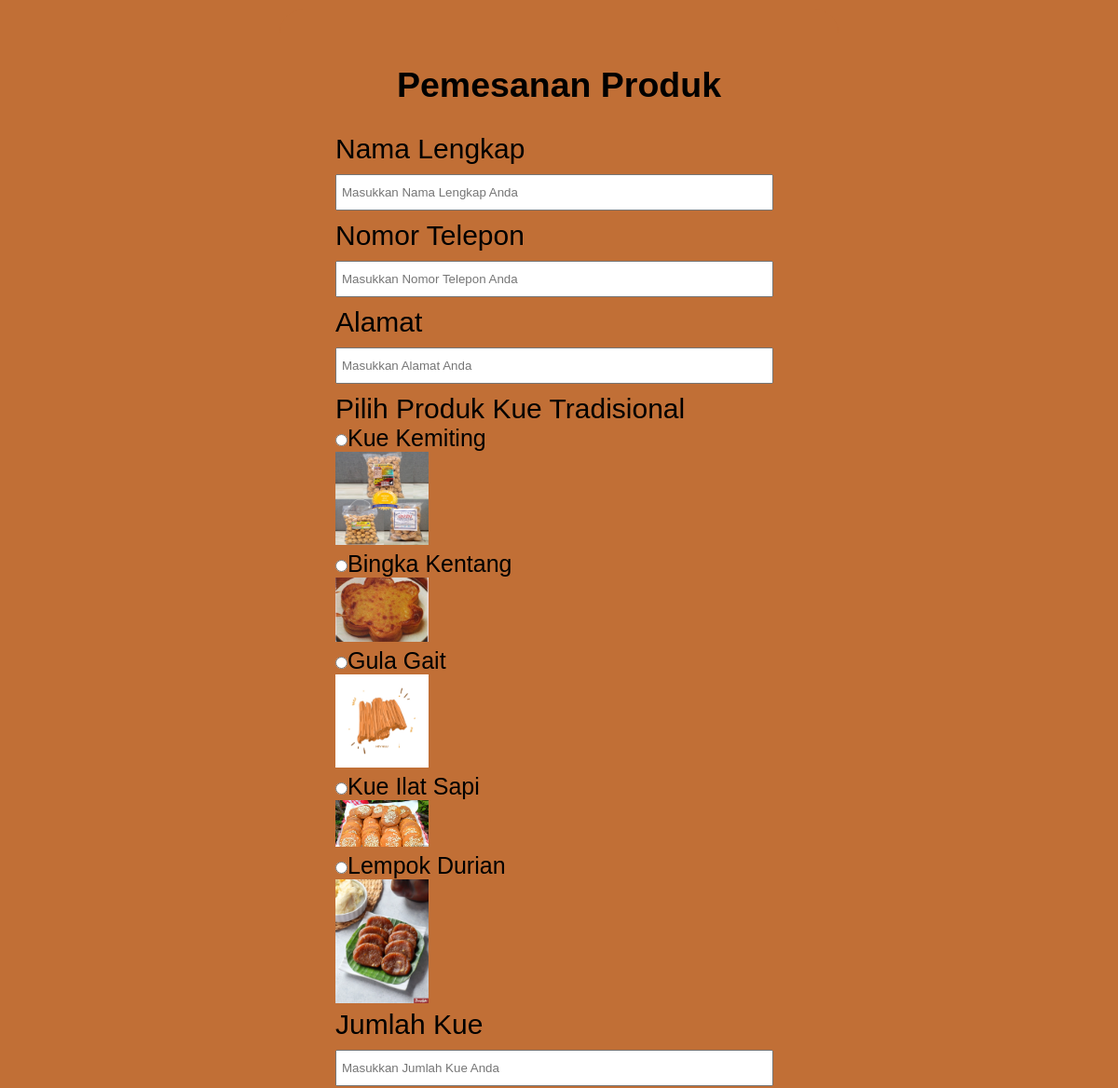
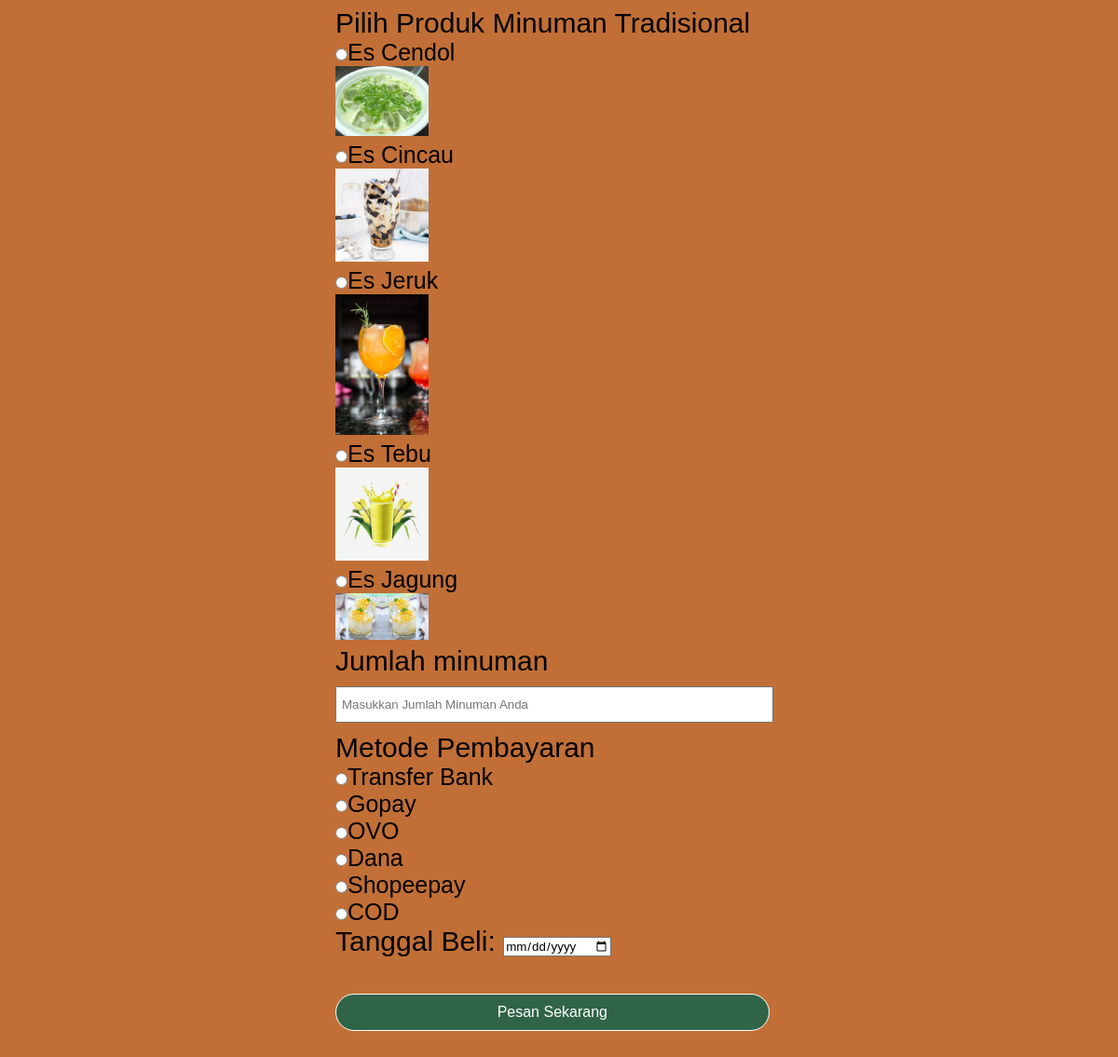
Page /transaksi.php on the committed database (2 pictures, top to bottom).
### tables this page shows
CREATE TABLE `kue` (
  `id_k` int(11) NOT NULL,
  `nama_kue` varchar(100) NOT NULL,
  `harga_kue` int(11) NOT NULL,
  `info_kue` varchar(100) NOT NULL,
  `foto_kue` varchar(255) NOT NULL
);

CREATE TABLE `minuman` (
  `id_m` int(11) NOT NULL,
  `nama_minum` varchar(100) NOT NULL,
  `harga_minum` int(11) NOT NULL,
  `info_minum` varchar(100) NOT NULL,
  `foto_minum` varchar(255) NOT NULL
);

### transaksi.php (the view, shortened to what this page needs)
<?php
    require 'config.php';
?>
<!DOCTYPE html>
<html lang="en">
<head>
    <link rel="stylesheet" href="style.css">
</head>
<body>
    <div class="container regis">
        <div class="judul">
            <h2>Pemesanan Produk</h2>
        </div>
        <div class="form">
            <form action="" method="post">
                <label for="username">Nama Lengkap</label><br>
                <input type="text" name="nama" class="input" placeholder="Masukkan Nama Lengkap Anda"><br>
                <label for="telepon">Nomor Telepon</label><br>
                <input type="number" name="telepon" class="input" placeholder="Masukkan Nomor Telepon Anda"><br>
                <label for="pemesanan">Alamat</label><br>
                <input type="text" name="alamat" class="input" placeholder="Masukkan Alamat Anda"> <br>
                <label for="pemesanan">Pilih Produk Kue Tradisional</label><br>
                <?php
                    $select = mysqli_query($db, "SELECT * FROM kue");
                    while($row = mysqli_fetch_array($select)){
                ?>
                <tr>
                    <td ><input type="radio" name="nama_kue" value="<?=$row['nama_kue'] ?>"><?=$row['nama_kue'] ?><br></td>
                    <td><img src="img/<?=$row['foto_kue']?>" alt="" width="100px"></td><br>
                </tr>
                <?php
                    }
                ?>
                <label for="pemesanan">Jumlah Kue</label><br>
                <input type="number" name="jumlah_kue" class="input" placeholder="Masukkan Jumlah Kue Anda">
                <label for="pemesanan">Pilih Produk Minuman Tradisional</label><br>
                <?php
                    $select1 = mysqli_query($db, "SELECT * FROM minuman");
                    while($row1 = mysqli_fetch_array($select1)){
                ?>
                <tr>
                    <td ><input type="radio" name="nama_minum" value="<?=$row1['nama_minum'] ?>"><?=$row1['nama_minum'] ?></td><br>
                    <td><img src="img/<?=$row1['foto_minum']?>" alt="" width="100px"></td><br>
                </tr>
                <?php
                    }
                ?>
                <label for="pemesanan">Jumlah minuman</label><br>
                <input type="number" name="jumlah_minum" class="input" placeholder="Masukkan Jumlah Minuman Anda">
                <label for="pemesanan">Metode Pembayaran</label><br>
                <input type="radio" name="metode_transaksi" value="Transfer Bank">Transfer Bank<br/>
                <input type="radio" name="metode_transaksi" value="Gopay">Gopay<br/>
                <input type="radio" name="metode_transaksi" value="OVO">OVO<br/>
                <input type="radio" name="metode_transaksi" value="Dana">Dana<br/>
                <input type="radio" name="metode_transaksi" value="Shopeepay">Shopeepay<br/>
                <input type="radio" name="metode_transaksi" value="COD">COD<br/>
                <label for="pemesanan">Tanggal Beli: </label>
                <input type="date" name="tanggal_beli" id=""> <br> <br>
                <input type="submit" name="transaksi" class="submit" value="Pesan Sekarang"><br><br>
            </form>
        </div>
    </div>
</body>
</html>

### style.css (style rules this page uses)
* { margin: 0; padding: 0; font-family: Arial, Helvetica, sans-serif; }
label { font-size: larger; }
* { margin: 0; padding: 0; }
body { background-color: #C16F36; }
.container { width: 50%; padding: 5%; margin: auto; margin-top: 10px; margin-bottom: 10px; box-sizing: border-box; background-color: #C16F36; border-radius: 25px; font-size: 25px; font-family: 'Poppins', sans-serif; }
h2 { text-align: center; }
.form { padding-top: 30px; }
.input { margin: 10px 0px; padding: 10px 5px; width: 95%; }
.submit { margin-top: 10px; padding: 10px; width: 97%; border: 1px solid; border-radius: 50px; font-size: medium; background-color: rgb(48, 100, 71); color: white; }

### rows in the picture
kue: nama_kue "Kue Kemiting", foto_kue (picture)
kue: nama_kue "Bingka Kentang", foto_kue (picture)
kue: nama_kue "Gula Gait", foto_kue (picture)
kue: nama_kue "Kue Ilat Sapi", foto_kue (picture)
kue: nama_kue "Lempok Durian", foto_kue (picture)
minuman: nama_minum "Es Cendol", foto_minum (picture)
minuman: nama_minum "Es Cincau", foto_minum (picture)
minuman: nama_minum "Es Jeruk", foto_minum (picture)
minuman: nama_minum "Es Tebu", foto_minum (picture)
minuman: nama_minum "Es Jagung", foto_minum (picture)
